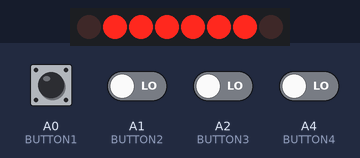
Simulated run of this sketch. Board: Arduino Uno, built with avr-gcc and run on an emulated ATmega328P. On the bench: 8 shift-register outputs drawn as a row of LEDs (first output left, lit = HIGH). Wiring (inferred from the names in the program): shift register (74HC595): data pin 11; shift clock pin 8; latch pin 12. Wiring (inferred from the signals the program sends): row of LEDs: on Q0, Q1, Q2, Q3, Q4, Q5, Q6, Q7. The inputs (shaded band) are chosen by the test bench; at power-on: A0 (BUTTON1), A1 (BUTTON2), A2 (BUTTON3), A4 (BUTTON4) LOW. What the sketch prints to the serial monitor is not drawn.

Above: at 1.4 s.
1.5 s: A0 (BUTTON1) pulled HIGH for 0.3 s
3.3 s: A0 (BUTTON1) driven HIGH and A1 (BUTTON2) driven HIGH and A2 (BUTTON3) driven HIGH and A4 (BUTTON4) driven HIGH
6.2 s: A0 (BUTTON1) driven LOW
9.2 s: A1 (BUTTON2) driven LOW
11.7 s: A0 (BUTTON1) driven HIGH
14.7 s: A4 (BUTTON4) driven LOW
Timing chart, 0 to 18.7 s (numbered marks = the images above; inputs shaded):
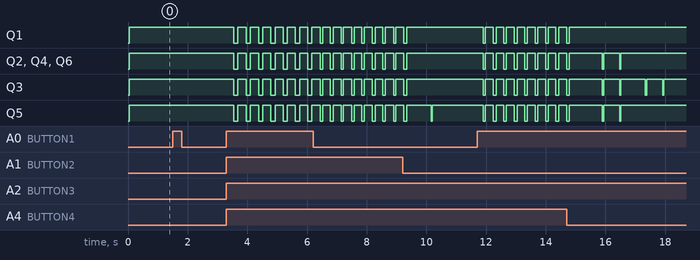

The sketch:

mgP1.ino
```cpp
#define BUTTON1 A0
#define BUTTON2 A1
#define BUTTON3 A2
#define BUTTON4 A4

const int clockPin = 8;
const int dataPin = 11;
const int latchPin = 12;

int xpos = 1;
int ypos = 6;

int board[] = {
  0b11111111,
  0b10000101,
  0b10010001,
  0b10101111,
  0b10100001,
  0b10101101,
  0b10000101,
  0b11111111,
};

int winBoard[] = {
  0b10101000,
  0b10101000,
  0b11111010,
  0b00000010,
  0b10010010,
  0b11010000,
  0b10110000,
  0b10010000
};

const int numStates = sizeof(board)/sizeof(int);

int rows[] = {
  4,
  5,
  6,
  7,
  9,
  10,
  2,
  3
};

int lastb;

void setup() {
  pinMode(latchPin, OUTPUT);
  pinMode(clockPin, OUTPUT);
  pinMode(dataPin, OUTPUT);
  pinMode(BUTTON1, INPUT);
  pinMode(BUTTON2, INPUT);
  Serial.begin(9600);
  lastb = 0;
}

void printNewPos() {
  Serial.println("New position:");
  Serial.print("    ypos: ");
  Serial.println(ypos);
  Serial.print("    xpos: ");
  Serial.println(xpos);
}

void move_left(int* board) {
  Serial.println("Button 1 pressed!");
  if (!((board[ypos] >> (xpos+1)) & 1)) {
    board[ypos] = board[ypos] ^ (1 << xpos);
    ++xpos;
    board[ypos] = board[ypos] | (1 << xpos);
  }
  printNewPos();
}

void move_down(int* board) {
  Serial.println("Button 2 pressed!");
  if (!((board[ypos+1] >> xpos) & 1)) {
    board[ypos] = board[ypos] ^ (1 << xpos);
    ++ypos;
    board[ypos] = board[ypos] | (1 << xpos);
  }
  printNewPos();
}

void move_up(int* board) {
  Serial.println("Button 3 pressed!");
  if (!((board[ypos-1] >> xpos) & 1)) {
    board[ypos] = board[ypos] ^ (1 << xpos);
    --ypos;
    board[ypos] = board[ypos] | (1 << xpos);
  }
  printNewPos();
}

void move_right(int* board) {
  Serial.println("Button 4 pressed!");
  if (!((board[ypos] >> (xpos-1)) & 1)) {
    board[ypos] = board[ypos] ^ (1 << xpos);
    --xpos;
    board[ypos] = board[ypos] | (1 << xpos);
  }
  printNewPos();
}

void loop() {
  int* modifiedBoard = board;
  modifiedBoard[ypos] = modifiedBoard[ypos] | (1 << xpos);

  if ((millis() - lastb) >= 225) {
    if (digitalRead(BUTTON1) == HIGH)
      move_left(modifiedBoard);
    if (digitalRead(BUTTON2) == HIGH)
      move_down(modifiedBoard);
    if (digitalRead(BUTTON3) == HIGH)
      move_up(modifiedBoard);
    if (digitalRead(BUTTON4) == HIGH)
      move_right(modifiedBoard);
    lastb = millis();
  }

  for (int i = 0; i < numStates; ++i) {
    digitalWrite(rows[i], HIGH);
    digitalWrite(latchPin, LOW);
    shiftOut(dataPin, clockPin, LSBFIRST, ~modifiedBoard[i]);
    digitalWrite(latchPin, HIGH);
    delay(1);
    digitalWrite(rows[i], LOW);
  }

  if ((ypos == 1) && (xpos == 1)) {
    while(true) {
      for (int i = 0; i < numStates; ++i) {
        digitalWrite(rows[i], HIGH);
        digitalWrite(latchPin, LOW);
        shiftOut(dataPin, clockPin, LSBFIRST, ~winBoard[i]);
        digitalWrite(latchPin, HIGH);
        delay(1);
        digitalWrite(rows[i], LOW);
      }
    }
  }
}
```

Measured:
- after the input at 1.5 s, every drawn part: stays the same
- after the input at 3.3 s, Q1–6: alternates HIGH for 0.26 s and LOW for 0.14 s, starting after 0.24 s
- after the input at 11.7 s, Q1–6: alternates HIGH for 0.26 s and LOW for 0.09 s, starting after 0.20 s
